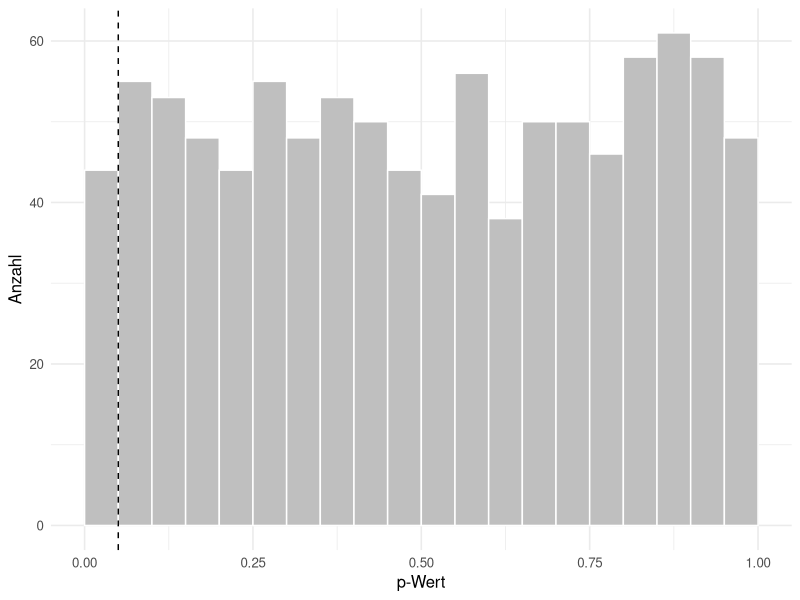

Recreate this plot in R.
## ---- chunk 1
#| label: setup-r
#| include: false
library(ggplot2)

theme_set(theme_minimal(base_size = 12))
set.seed(42)
## ---- chunk 2
#| label: fig-pwert-r
#| fig-cap: "1000 Tests auf Daten ohne echten Unterschied. Unter der Nullhypothese ist der p-Wert gleichverteilt."
#| fig-height: 3.2
p_werte <- replicate(1000, t.test(rnorm(20), rnorm(20))$p.value)

ggplot(data.frame(p_werte), aes(p_werte)) +
  geom_histogram(binwidth = 0.05, boundary = 0,
                 fill = "grey75", colour = "white") +
  geom_vline(xintercept = 0.05, linetype = "dashed") +
  labs(x = "p-Wert", y = "Anzahl")

mean(p_werte < 0.05)      # Anteil faelschlich signifikanter Tests
## ---- chunk 3
#| label: effektgroesse-r
# ein winziger, praktisch bedeutungsloser Unterschied
gross_a <- rnorm(50000, mean = 100.0, sd = 15)
gross_b <- rnorm(50000, mean = 100.3, sd = 15)

test <- t.test(gross_a, gross_b)
c(differenz = round(mean(gross_b) - mean(gross_a), 3),
  p_wert    = signif(test$p.value, 3))
## ---- chunk 4
#| label: ttests-r
dicke <- rnorm(30, mean = 12.1, sd = 0.4)

# 1. gegen den Sollwert 12
t.test(dicke, mu = 12)

# 2. zwei unabhaengige Maschinen
maschine_a <- rnorm(25, mean = 12.1, sd = 0.4)
maschine_b <- rnorm(25, mean = 12.4, sd = 0.5)
t.test(maschine_a, maschine_b)      # Welch, ungleiche Varianzen erlaubt
## ---- chunk 5
#| label: gepaart-r
# 20 Maschinen, jede mit eigenem Niveau, alle gewinnen 0.6 durch die Wartung
niveau  <- rnorm(20, mean = 100, sd = 12)     # grosse Unterschiede zwischen Maschinen
vorher  <- niveau + rnorm(20, 0, 1)
nachher <- niveau + 0.6 + rnorm(20, 0, 1)

signif(t.test(nachher, vorher, paired = TRUE)$p.value, 3)   # gepaart
signif(t.test(nachher, vorher)$p.value, 3)                  # faelschlich ungepaart
## ---- chunk 6
#| label: nichtparametrisch-r
schief_a <- rexp(12, rate = 1)
schief_b <- rexp(12, rate = 0.5)

signif(t.test(schief_a, schief_b)$p.value, 3)
signif(wilcox.test(schief_a, schief_b)$p.value, 3)
